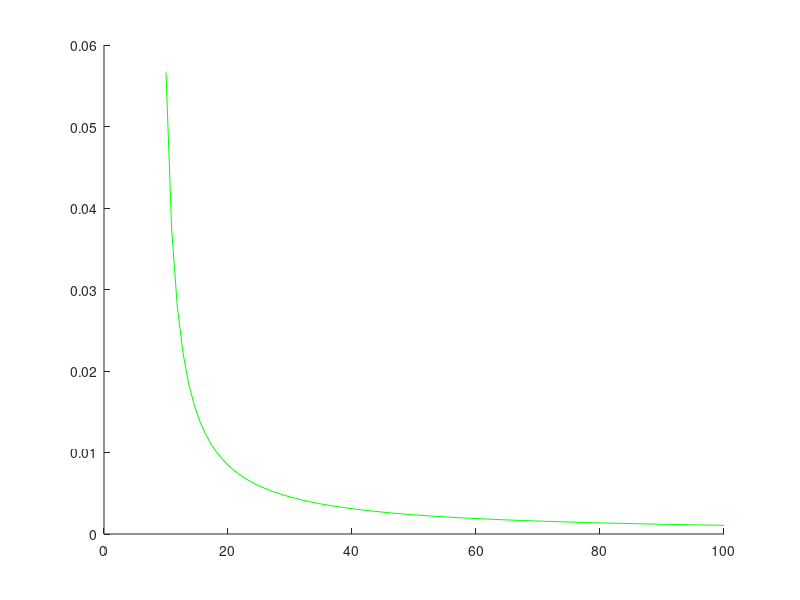

MATLAB code to generate this figure: (Note: this script raises an error after producing the figure.)
dist = [9.6387 8.3454 7.2256 6.2561 5.4167 4.6899 4.0606 3.5158 3.0440 2.6356];
paddled = 0.115;

%weightedAverageEngergyArray for each kernel (lt5.2lt50 th3.9th3 lt5.2lt4)
E1 = [0.0027 0.0032 0.0037 0.0045 0.0050 0.0061 0.0075 0.0083 0.0103 0.0126];
E2 = [0.0021 0.0026 0.0030 0.0036 0.0042 0.0051 0.0056 0.0071 0.0083 0.0114];
E3 = [0.0021 0.0026 0.0030 0.0037 0.0044 0.0052 0.0064 0.0081 0.0099 0.0131];

%weightedAverageMASvsmArray for each kernel (lt5.2lt50 th3.9th3 lt5.2lt4)
U1 = [1.4423 1.4533 1.4512 1.4358 1.4277 1.4162 1.4035 1.3988 1.3721 1.3660];
U2 = [1.3943 1.3873 1.3781 1.3621 1.3629 1.3541 1.3251 1.3269 1.3156 1.3456];
U3 = [1.3918 1.3862 1.3828 1.3708 1.3677 1.3638 1.3667 1.3625 1.3544 1.3520];

e1 = E1./U1.^2;
e2 = E2./U2.^2;
e3 = E3./U3.^2;

b1= [0.1023, 8.2042, -1.0102];
b2= [0.0789, 9.6088, -0.9817];
b3= [0.0896, 10.9624, -1.0199];

x1 = linspace(10,100);
y1 = b1(1).*(x1-b1(2)).^b1(3);
y2 = b2(1).*(x1-b2(2)).^b2(3);
y3 = b3(1).*(x1-b3(2)).^b3(3);

figure(3);
hold on;
plot(x1,y1,'g');
scatter(dist/paddled,e1,1000,'.','g');
plot(x1,y2,'r');
scatter(dist/paddled,e2,1000,'.','r');
plot(x1,y3,'b');
scatter(dist/paddled,e3,1000,'.','b');
grid on;
h = gca;
set(h,'XScale','log');
set(h,'YScale','log');
set(h,'Fontsize', 20);
xlim([22.5 82]);
ylim([10^-3 7*10^-3]);
title('Power Law Fits');
ylabel('Normalized Energy (u^2 / U^2)');
xlabel('Normalized Distance (x / paddle width)');
legend('lt5.2lt50 160 minutes','lt5.2lt50 160 minutes','th3.9th3 80 minutes','th3.9th3 80 minutes','lt5.2lt4 80 minutes','lt5.2lt4 80 minutes');

figure(4);
hold on;
xlim([22.5 82]);
h = gca;
set(h,'Fontsize', 20);
set(h,'XScale','log');
plot(x1,y2./y1,'g');
scatter(dist/paddled,e2./e1,1000,'.','g');
plot(x1,y3./y1,'r');
scatter(dist/paddled,e3./e1,1000,'.','r');
plot(x1,y3./y2,'b');
scatter(dist/paddled,e3./e2,1000,'.','b');
title('Ratio of normalized energy');
legend('th3.9th3 / lt5.2lt50','th3.9th3 / lt5.2lt50','lt5.2lt4 / lt5.2lt50','lt5.2lt4 / lt5.2lt50','lt5.2lt4 / th3.9th3','lt5.2lt4 / th3.9th3');